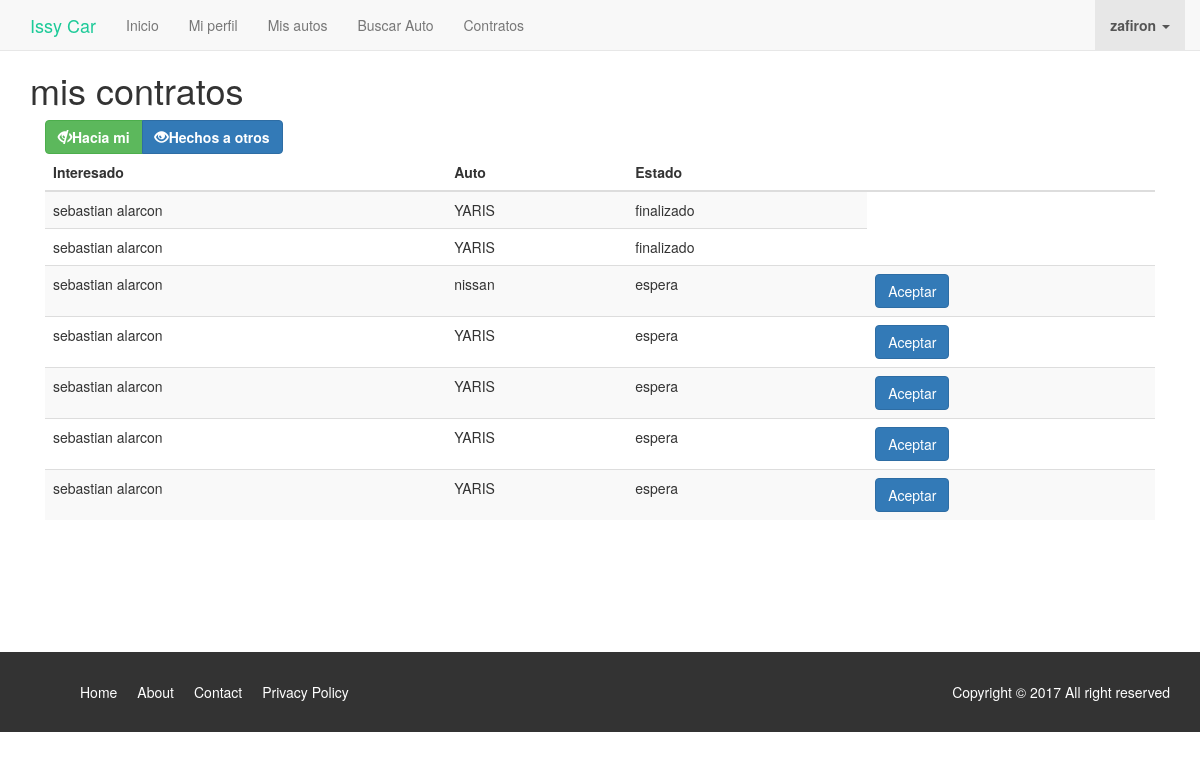
Before: /auto/ofertas_hacia_mi/ (signed in) with the older database file.
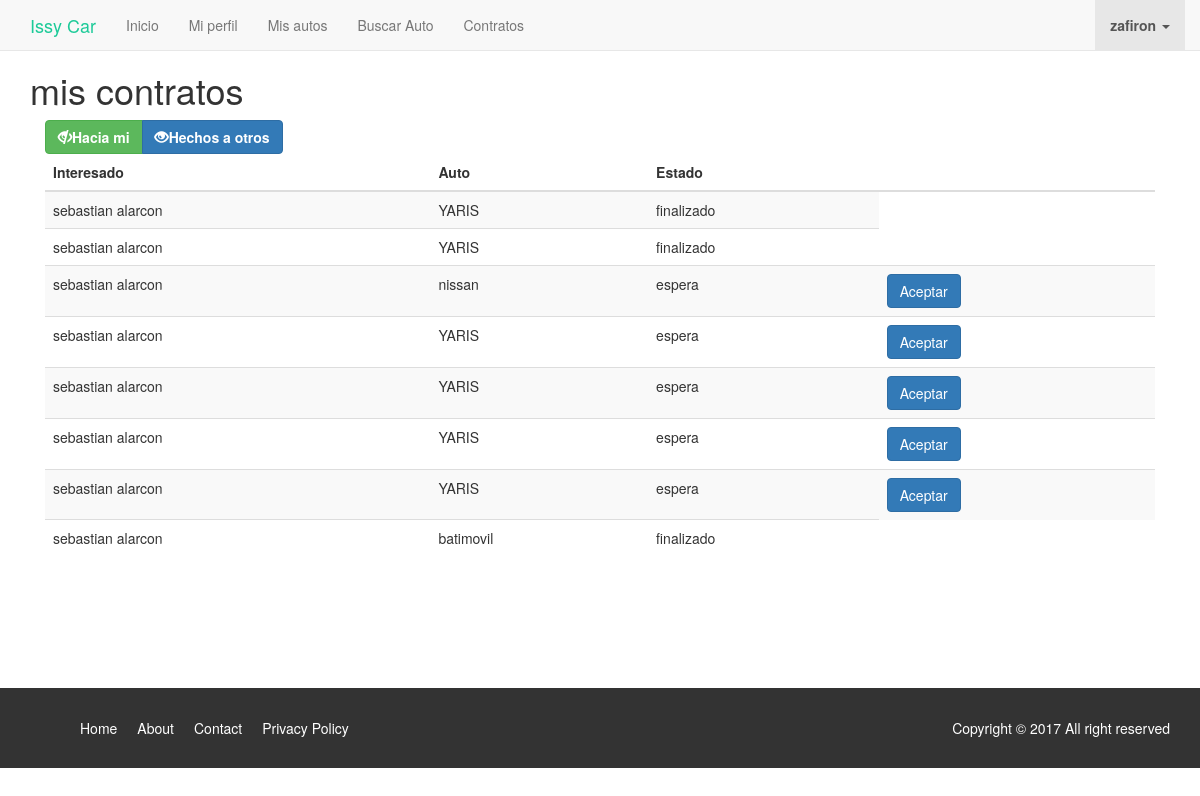
After: the same page with the newer database file.
### auto/models.py (models this page shows, shortened)
class Contrato(models.Model):
	User_alquila=models.ForeignKey("auth.User",null=True,related_name="user_alquila")
	User_contrata=models.ForeignKey("auth.User",null=True,related_name="user_contrata")
	auto =models.ForeignKey(Auto,null=True,related_name="auto_contrata")
	hired_status=models.CharField(max_length = 1, choices = HIRED_STATUS,
	null = False, default = HIRED_STATUS[0][0])

class Auto(models.Model):
	user = models.ForeignKey("auth.User",null=True)
	modelo= models.CharField(max_length=264)
	plazas= models.CharField(max_length=264)
	aire_acondicionado= models.CharField(max_length=264)
	tipo_transmision= models.CharField(max_length=264)
	lugar_recogida= models.CharField(max_length=264)
	precio= models.FloatField()
	jornada= models.IntegerField()
	is_alquiled= models.BooleanField(default=False)
	def __str__(self):
		return self.modelo

### conductor/models.py (models this page shows, shortened)
class Conductor(models.Model):
	user = models.OneToOneField("auth.User")
	nombre = models.CharField(max_length=264,blank=False,null=False)
	apellido = models.CharField(max_length=264,blank=False,null=False)
	estrellas = models.IntegerField(default=0,blank=False,null=False)
	estado = models.CharField(max_length=20)
	edad = models.IntegerField(blank=False,null=False)
	estado_civil = models.CharField(max_length = 1, choices = ESTADO_CIVIL, blank = False,
	null = False, default = ESTADO_CIVIL[0][0])
	ciudad = models.CharField(max_length=50,blank=False,null=False)
	inicio_app = models.DateField(default=datetime.date.today,blank=False,null=False)
	total_viajes = models.IntegerField(default=0,blank=False,null=False)
	tipo_licencia = models.CharField(max_length=8,blank=False,null=False)
	vencimiento_licencia = models.DateField(blank=False,null=False)
	telefono = models.IntegerField(blank=False,null=False)

### auto/views.py (the view)
@require_http_methods(["GET"])
def GetContratosForMe(request):
	mContrato= Contrato.objects.filter(User_alquila=request.user)
	dict_res={'contrato_list':mContrato,'is_for_me':True}
	return render(request,'auto/contrato_list.html',dict_res)

### auto/templates/auto/contrato_list.html
{% extends 'base.html' %}
{%  block content %}
<div class="container micontenido">
	<h1>mis contratos</h1>
	<div class="col-md-12">
		<div class="btn-group">
			<a class="btn btn-success" href="{% url 'auto:ofertas_hacia_mi' %}">
				<span class="glyphicon glyphicon-eye-close"></span><strong>Hacia mi</strong>
			</a>
			<a class="btn btn-primary" href="{% url 'auto:ofertas_hacia_otros' %}">
				<span class="glyphicon glyphicon-eye-open"></span><strong>Hechos a otros</strong>
			</a>
		</div>
	</div>
	<div class="col-md-12">
		<div class="table-responsive">
			<table class="table table-hover table-striped">
				<thead>
					<tr>
						<th>
							{% if is_for_me %}
							Interesado
							{%else%}
							Propietario
							{%endif%}
						</th>
						<th>Auto</th>
						<th>Estado</th>
						{% if is_for_me %}
						<th></th>
						{%endif%}
					</tr>
				</thead>
				<tbody class="table-hover">
					{% for contrato in contrato_list%}
					<tr>
						<td>
							{%if is_for_me%}
							{{contrato.User_contrata.conductor.nombre}} {{contrato.User_contrata.conductor.apellido}}
							{%else%}
							{{contrato.User_alquila.conductor.nombre}} {{contrato.User_alquila.conductor.apellido}}
							{%endif%}
						</td>
						<td>
							{{contrato.auto}}
						</td>
						<td>{{contrato.get_hired_status_display }}
						</td>
						{% if is_for_me and contrato.hired_status == "1" %}
						<td>
							<a class="btn btn-primary" href="{% url 'auto:aceptar_contrato' pk=contrato.pk %}">Aceptar</a>
						</td>
						{%elif is_for_me and contrato.hired_status != "3" %}
						<td>
							<a class="btn btn-success" href="{% url 'auto:finalizar_contrato' pk=contrato.pk  %}">Finalizar</a>
						</td>
						{%endif%}
					</tr>
					{%endfor%}
				</tbody>
			</table>
		</div>
	</div>
</div>
{% endblock %}

Changed rows visible on the page:
added Contrato: User_contrata.conductor.nombre "sebastian", User_contrata.conductor.apellido "alarcon", auto "batimovil", hired_status "finalizado"
